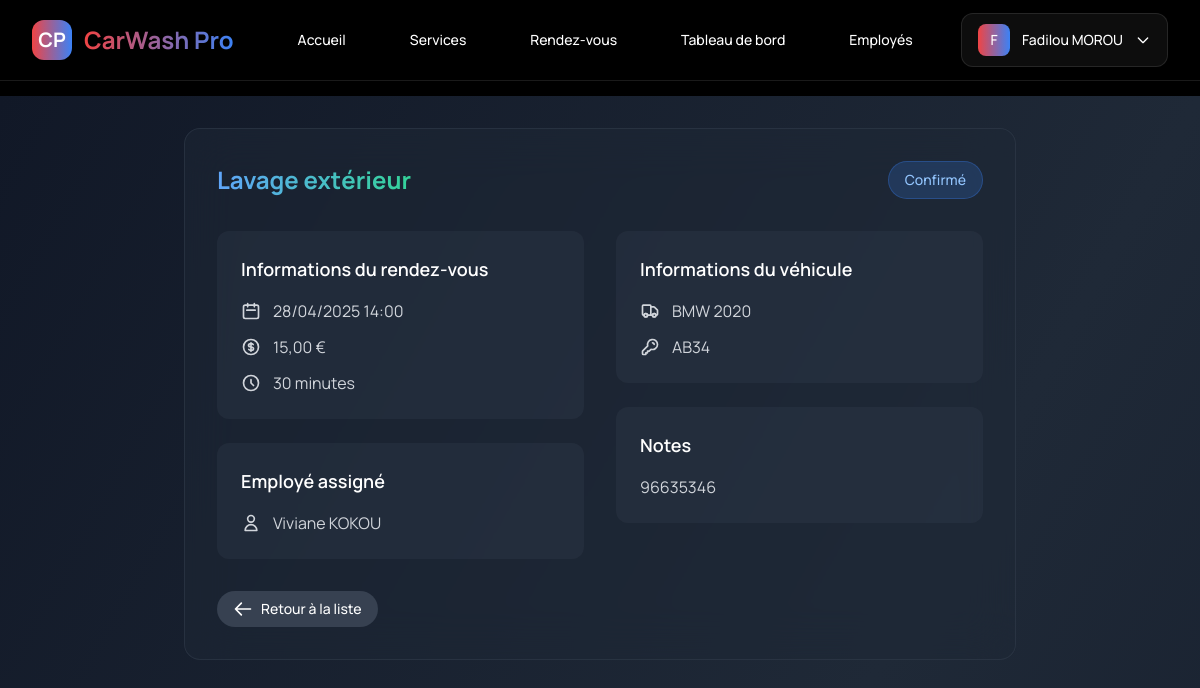
/appointments/2/ (signed in), run on the app's committed database.
### accounts/models.py (models this page shows, shortened)
class User(AbstractUser):
    phone_number = models.CharField(max_length=15, blank=True)
    address = models.TextField(blank=True)
    is_employee = models.BooleanField(default=False)
    is_admin = models.BooleanField(default=False)

class Vehicle(models.Model):
    owner = models.ForeignKey(User, on_delete=models.CASCADE, related_name='vehicles')
    brand = models.CharField(max_length=100)
    model = models.CharField(max_length=100)
    year = models.IntegerField()
    license_plate = models.CharField(max_length=20)
    color = models.CharField(max_length=50)
    created_at = models.DateTimeField(auto_now_add=True)

### appointments/models.py (models this page shows, shortened)
class Appointment(models.Model):
    STATUS_CHOICES = [
        ('pending', 'En attente'),
        ('confirmed', 'Confirmé'),
        ('in_progress', 'En cours'),
        ('completed', 'Terminé'),
        ('cancelled', 'Annulé'),
    ]
    client = models.ForeignKey(settings.AUTH_USER_MODEL, on_delete=models.CASCADE, related_name='client_appointments')
    employee = models.ForeignKey(settings.AUTH_USER_MODEL, on_delete=models.SET_NULL, null=True, blank=True, related_name='employee_appointments')
    vehicle = models.ForeignKey(Vehicle, on_delete=models.CASCADE)
    service = models.ForeignKey(Service, on_delete=models.CASCADE)
    appointment_date = models.DateTimeField()
    status = models.CharField(max_length=20, choices=STATUS_CHOICES, default='pending')
    notes = models.TextField(blank=True)
    created_at = models.DateTimeField(auto_now_add=True)
    updated_at = models.DateTimeField(auto_now=True)

### services/models.py (models this page shows, shortened)
class Service(models.Model):
    name = models.CharField(max_length=100)
    description = models.TextField()
    price = models.DecimalField(max_digits=10, decimal_places=2)
    duration = models.IntegerField(help_text="Duration in minutes")
    is_active = models.BooleanField(default=True)
    created_at = models.DateTimeField(auto_now_add=True)

### appointments/views.py (the view)
# urls.py: path('<int:appointment_id>/', views.appointment_detail, name='appointment_detail'),
@login_required
def appointment_detail(request, appointment_id):
    if request.user.is_employee:
        appointment = get_object_or_404(Appointment, id=appointment_id, employee=request.user)
    elif request.user.is_admin:
        appointment = get_object_or_404(Appointment, id=appointment_id)
    else:
        appointment = get_object_or_404(Appointment, id=appointment_id, client=request.user)
    return render(request, 'appointments/appointment_detail.html', {
        'appointment': appointment
    })

### appointments/context_processors.py (called while the page is built)
def notifications_processor(request):
    context = {'unread_notifications_count': 0}
    if request.user.is_authenticated:
        context['unread_notifications_count'] = Notification.objects.filter(
            recipient=request.user,
            is_read=False
        ).count()
    return context

### templates/appointments/appointment_detail.html (shortened to what this page needs)
{% extends 'base.html' %}
{% load static %}
{% block content %}
<div class="min-h-screen bg-gradient-to-br from-gray-900 via-gray-800 to-gray-900 text-white py-8">
    <div class="max-w-4xl mx-auto px-4 sm:px-6 lg:px-8">
        <div class="bg-gray-800/50 rounded-2xl backdrop-blur-xl border border-gray-700/50 p-8">
            <div class="flex items-center justify-between mb-8">
                <h1 class="text-2xl font-bold bg-clip-text text-transparent bg-gradient-to-r from-blue-400 to-emerald-400">
                </h1>
                <span class="px-4 py-2 rounded-full text-sm font-medium
                    {% if appointment.status == 'pending' %}bg-amber-500/20 text-amber-300 border border-amber-500/30
                    {% elif appointment.status == 'confirmed' %}bg-blue-500/20 text-blue-300 border border-blue-500/30
                    {% elif appointment.status == 'completed' %}bg-emerald-500/20 text-emerald-300 border border-emerald-500/30
                    {% elif appointment.status == 'cancelled' %}bg-red-500/20 text-red-300 border border-red-500/30
                    {% endif %}">
                    {{ appointment.get_status_display }}
                </span>
            </div>
            <div class="grid grid-cols-1 md:grid-cols-2 gap-8 mb-8">
                <div class="space-y-6">
                    <div class="bg-gray-700/30 rounded-xl p-6">
                        <h2 class="text-lg font-semibold text-white mb-4">Informations du rendez-vous</h2>
                        <div class="space-y-3">
                            <div class="flex items-center text-gray-300">
                                <svg class="w-5 h-5 mr-3" fill="none" stroke="currentColor" viewBox="0 0 24 24">
                                    <path stroke-linecap="round" stroke-linejoin="round" stroke-width="2" d="M8 7V3m8 4V3m-9 8h10M5 21h14a2 2 0 002-2V7a2 2 0 00-2-2H5a2 2 0 00-2 2v12a2 2 0 002 2z"/>
                                </svg>
                                <span>{{ appointment.appointment_date|date:"d/m/Y H:i" }}</span>
                            </div>
                            <div class="flex items-center text-gray-300">
                                <span>{{ appointment.service.price }} €</span>
                            </div>
                            <div class="flex items-center text-gray-300">
                                <svg class="w-5 h-5 mr-3" fill="none" stroke="currentColor" viewBox="0 0 24 24">
                                    <path stroke-linecap="round" stroke-linejoin="round" stroke-width="2" d="M12 8v4l3 3m6-3a9 9 0 11-18 0 9 9 0 0118 0z"/>
                                </svg>
                                <span>{{ appointment.service.duration }} minutes</span>
                            </div>
                        </div>
                    </div>
                    {% if appointment.employee %}
                    <div class="bg-gray-700/30 rounded-xl p-6">
                        <h2 class="text-lg font-semibold text-white mb-4">Employé assigné</h2>
                        <div class="flex items-center text-gray-300">
                            <svg class="w-5 h-5 mr-3" fill="none" stroke="currentColor" viewBox="0 0 24 24">
                                <path stroke-linecap="round" stroke-linejoin="round" stroke-width="2" d="M16 7a4 4 0 11-8 0 4 4 0 018 0zM12 14a7 7 0 00-7 7h14a7 7 0 00-7-7z"/>
                            </svg>
                            <span>{{ appointment.employee.get_full_name }}</span>
                        </div>
                    </div>
                    {% endif %}
                </div>
                <div class="space-y-6">
                    <div class="bg-gray-700/30 rounded-xl p-6">
                        <h2 class="text-lg font-semibold text-white mb-4">Informations du véhicule</h2>
                        <div class="space-y-3">
                            <div class="flex items-center text-gray-300">
                                <span>{{ appointment.vehicle.brand }} {{ appointment.vehicle.model }}</span>
                            </div>
                            <div class="flex items-center text-gray-300">
                                <svg class="w-5 h-5 mr-3" fill="none" stroke="currentColor" viewBox="0 0 24 24">
                                    <path stroke-linecap="round" stroke-linejoin="round" stroke-width="2" d="M15 7a2 2 0 012 2m4 0a6 6 0 01-7.743 5.743L11 17H9v2H7v2H4a1 1 0 01-1-1v-2.586a1 1 0 01.293-.707l5.964-5.964A6 6 0 1121 9z"/>
                                </svg>
                                <span>{{ appointment.vehicle.license_plate }}</span>
                            </div>
                        </div>
                    </div>
                    {% if appointment.notes %}
                    <div class="bg-gray-700/30 rounded-xl p-6">
                        <h2 class="text-lg font-semibold text-white mb-4">Notes</h2>
                        <p class="text-gray-300">{{ appointment.notes }}</p>
                    </div>
                    {% endif %}
                </div>
            </div>
            <div class="flex flex-wrap gap-4">
                <a href="{% url 'appointments' %}"
                   class="inline-flex items-center px-4 py-2 rounded-full text-sm font-medium bg-gray-700 hover:bg-gray-600 transition-colors">
                    <svg class="w-5 h-5 mr-2" fill="none" stroke="currentColor" viewBox="0 0 24 24">
                        <path stroke-linecap="round" stroke-linejoin="round" stroke-width="2" d="M10 19l-7-7m0 0l7-7m-7 7h18"/>
                    </svg>
                    Retour à la liste
                </a>
            </div>
        </div>
    </div>
</div>
{% endblock %}

### templates/base.html (shortened to what this page needs)
<!DOCTYPE html>
{% load static %}
<html lang="fr" class="h-full bg-black scroll-smooth">
<head>
    <script src="https://cdn.tailwindcss.com"></script>
    <link href="https://cdnjs.cloudflare.com/ajax/libs/font-awesome/6.0.0/css/all.min.css" rel="stylesheet">
    <link href="{% static 'css/custom.css' %}" rel="stylesheet">
</head>
<body class="h-full bg-black font-sans">
    <div class="min-h-full">
        <nav class="fixed w-full z-50 bg-black/80 backdrop-blur-lg border-b border-white/10">
            <div class="mx-auto max-w-7xl px-4 sm:px-6 lg:px-8">
                <div class="flex h-20 items-center justify-between">
                    <div class="flex items-center">
                        <a href="{% url 'home' %}" class="flex items-center space-x-3 group">
                            <div class="h-10 w-10 rounded-xl bg-gradient-to-r from-accent to-secondary flex items-center justify-center transform group-hover:scale-110 transition-all duration-300">
                                <span class="text-xl font-bold text-white">CP</span>
                            </div>
                            <span class="text-2xl font-bold bg-gradient-to-r from-accent to-secondary bg-clip-text text-transparent group-hover:scale-105 transition-all duration-300">CarWash Pro</span>
                        </a>
                        <div class="hidden md:block ml-12">
                            <div class="flex items-baseline space-x-8">
                                <a href="{% url 'home' %}" class="px-4 py-2 text-sm font-medium text-white hover:text-accent transition-colors duration-300">Accueil</a>
                                <a href="{% url 'services' %}" class="px-4 py-2 text-sm font-medium text-white hover:text-accent transition-colors duration-300">Services</a>
                                {% if user.is_authenticated %}
                                <a href="{% url 'appointments' %}" class="px-4 py-2 text-sm font-medium text-white hover:text-accent transition-colors duration-300">Rendez-vous</a>
                                {% endif %}
                                {% if user.is_admin %}
                                <a href="{% url 'admin_dashboard' %}" class="px-4 py-2 text-sm font-medium text-white hover:text-accent transition-colors duration-300">Tableau de bord</a>
                                <a href="{% url 'employee_list' %}" class="px-4 py-2 text-sm font-medium text-white hover:text-accent transition-colors duration-300">Employés</a>
                                {% endif %}
                            </div>
                        </div>
                    </div>
                    <div class="hidden md:block">
                        <div class="flex items-center gap-6">
                            {% if user.is_authenticated %}
                            <div class="relative">
                                <button type="button" class="flex items-center space-x-3 glass-effect rounded-xl px-4 py-2.5 text-sm font-medium text-white hover:bg-white/10 transition-all duration-300" id="user-menu-button">
                                    <span class="h-8 w-8 rounded-lg bg-gradient-to-r from-accent to-secondary flex items-center justify-center transform group-hover:scale-110 transition-all duration-300">
                                        {{ user.get_full_name|default:user.username|make_list|first }}
                                    </span>
                                    <span>{{ user.get_full_name|default:user.username }}</span>
                                    <svg class="w-4 h-4 text-white" fill="none" stroke="currentColor" viewBox="0 0 24 24">
                                        <path stroke-linecap="round" stroke-linejoin="round" stroke-width="2" d="M19 9l-7 7-7-7" />
                                    </svg>
                                </button>
                            </div>
                            {% endif %}
                        </div>
                    </div>
                </div>
            </div>
        </nav>
        <div class="navbar-spacer"></div>
        <main>
            {% block content %}{% endblock %}
        </main>
    </div>
</body>
</html>

### static/css/custom.css (style rules this page uses)
:root { --primary: #0f172a; --secondary: #3b82f6; --accent: #f04444; --text: #ffffff; }
body { font-family: 'Manrope', sans-serif; }
.glass-effect { background: rgba(255, 255, 255, 0.1); backdrop-filter: blur(10px); -webkit-backdrop-filter: blur(10px); border: 1px solid rgba(255, 255, 255, 0.1); }

### templates/base.html (style rules this page uses)
.glass-effect { backdrop-filter: blur(10px); background: rgba(255, 255, 255, 0.05); border: 1px solid rgba(255, 255, 255, 0.1); transition: all 0.3s ease; }
.navbar-spacer { height: 80px; }
main { padding-top: 1rem; }

### data on the page
User: get_full_name|make_list "F", get_full_name "Fadilou MOROU"
Appointment: status "Confirmé", appointment_date "28/04/2025 14:00", service.price "15,00", service.duration "30", employee.get_full_name "Viviane KOKOU", vehicle.brand "BMW", vehicle.model "2020", vehicle.license_plate "AB34", notes "96635346"
